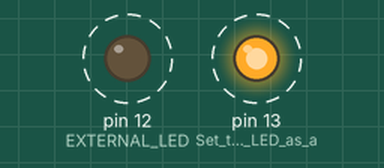
This sketch was run on a simulated Arduino Uno, built with avr-gcc and run on an emulated ATmega328P. On the bench: output pins drawn as LEDs (lit = HIGH). Dashed ring = blinking.

Above: at 0.5 s.
Timing chart, 0 to 4.6 s (numbered marks = the images above):
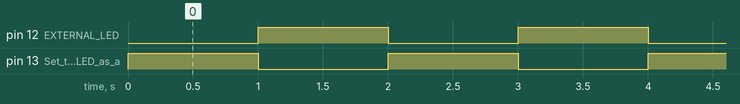

The sketch:

alternating_led_blink.ino
```cpp
#define EXTERNAL_LED 12 // Define the external LED pin

void setup() {
  pinMode(LED_BUILTIN, OUTPUT); // Set the built-in LED as an output
  pinMode(EXTERNAL_LED, OUTPUT); // Set the external LED as an output
}

void loop() {
  digitalWrite(LED_BUILTIN, HIGH); // Turn ON built-in LED
  digitalWrite(EXTERNAL_LED, LOW); // Turn OFF external LED
  delay(1000); // Wait for 1 second

  digitalWrite(LED_BUILTIN, LOW); // Turn OFF built-in LED
  digitalWrite(EXTERNAL_LED, HIGH); // Turn ON external LED
  delay(1000); // Wait for 1 second
}
```

Measured:
- by itself, pin 12 (EXTERNAL_LED), pin 13 (Set_the_built-in_LED_as_a): alternates HIGH for 1.0 s and LOW for 1.0 s
